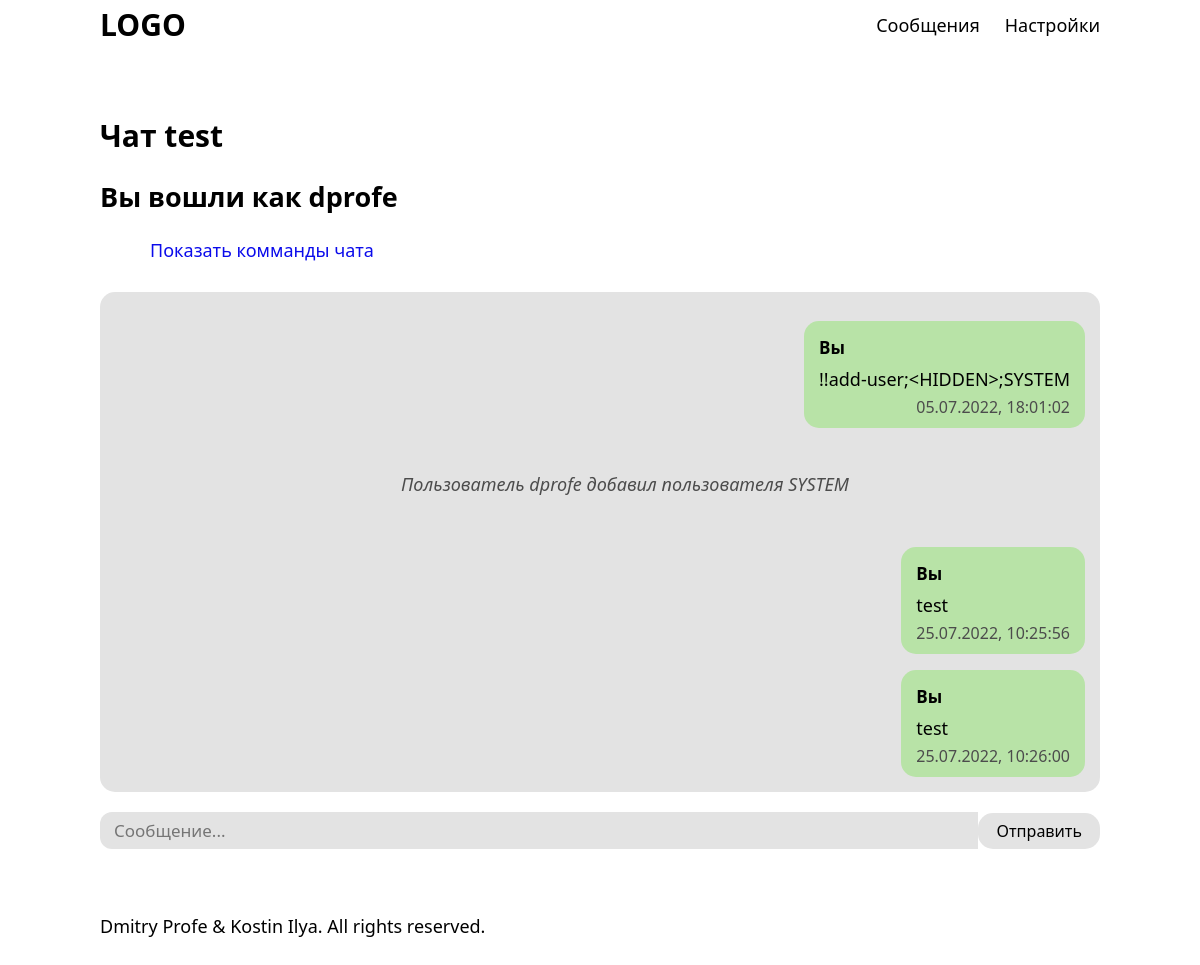
/chat/3 (signed in), run on an earlier commit of the app's database.
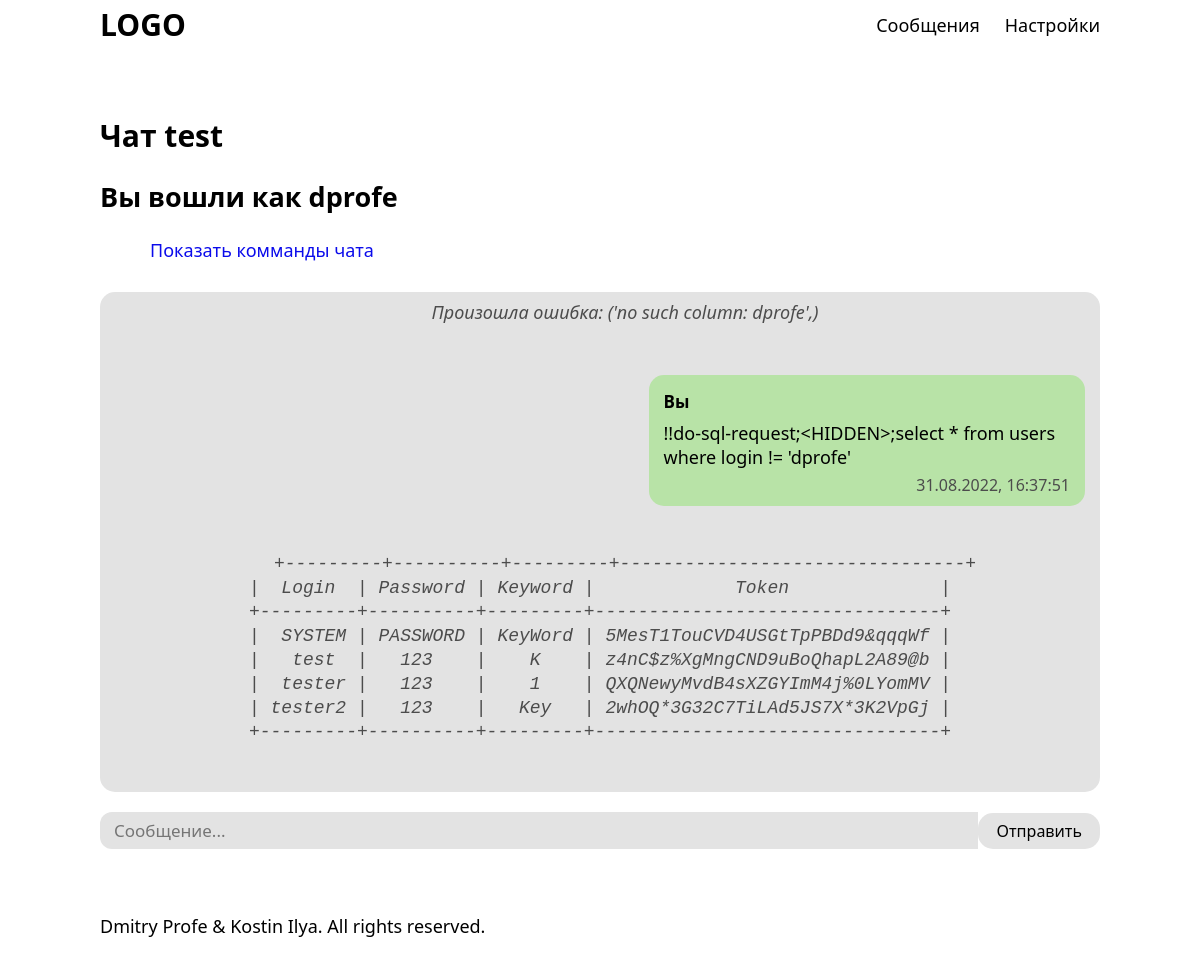
And on a later commit of the database.
### tables this page shows
CREATE TABLE chats (
                Id INTEGER PRIMARY KEY AUTOINCREMENT NOT NULL,
                Name NVARCHAR(100) NOT NULL,
                Password_for_commands NVARCHAR(100) NOT NULL,
                Token NVARCHAR(100) NOT NULL UNIQUE
            );

CREATE TABLE users (
                Login NVARCHAR(100) PRIMARY KEY NOT NULL,
                Password NVARCHAR(100) NOT NULL,
                Keyword NVARCHAR(100) NOT NULL,
                Token NVARCHAR(100) NOT NULL UNIQUE
            );

CREATE TABLE messages (
                Login_from NVARCHAR(100) NOT NULL,
                Message NVARCHAR(100000),
                Time REAL NOT NULL UNIQUE PRIMARY KEY,
                Chat_id INTEGER NOT NULL,
                Answer_to REAL NULL,
                FOREIGN KEY (Answer_to) REFERENCES messages (Answer_to),
                FOREIGN KEY (Login_from) REFERENCES users (Login) ON DELETE CASCADE ON UPDATE CASCADE,
                FOREIGN KEY (Chat_id) REFERENCES chats (Id) ON DELETE CASCADE ON UPDATE CASCADE
            );

### app.py (the view, shortened to what this page needs)
@app.route('/chat/<id_>')
def chat(id_):
    curr_user = User.get_from_cookies(request)
    if curr_user is None:
        flash('Войдите в аккаунт, чтобы общаться', 'error')
        return redirect('/')
    curr_chat = Chat.from_id(id_)
    if curr_chat is None:
        flash('Чат не найден в базе данных', 'error')
        return redirect('/')
    if curr_user.login not in curr_chat.members and curr_user.login != 'SYSTEM':
        flash('Вступите в чат, чтобы просмотреть его', 'error')
        return redirect('/')
    messages = Message.get_messages_from_chat(curr_chat.id)
    messages.sort(key=lambda i: i.time)
    dialog = 'DIALOG_BETWEEN' in curr_chat.name
    return render_template(
        'new_chat.html',
        title=curr_chat.show_name if dialog else f'Чат {curr_chat.show_name}',
        user=curr_user,
        messages=messages,
        chat=curr_chat
    )

### base_unit.py (called while the page is built)
    @staticmethod
    def connect_to_db():
        BaseUnit.create_tables()
        db_conn = connector.connect(**BaseUnit.db_data)
        return db_conn

### chat.py (called while the page is built)
    @property
    def show_name(self):
        if self.__show_name is None:
            return self.name
        return self.__show_name

    @show_name.setter
    def show_name(self, new_val):
        self.__show_name = new_val

    @staticmethod
    def from_id(id_: str or None):
        if id_ is None:
            return None
        try:
            db_conn = Chat.connect_to_db()
            cur = db_conn.cursor()
            cur.execute(f'''
                SELECT * FROM chats WHERE Id = {id_}
            ''')
            ch_name, ch_pass, ch_token = cur.fetchall()[0][1:]
            cur.execute(f'''
                SELECT * FROM chat_members WHERE ChatId = {id_}
            ''')
            ch_members = [i[1] for i in cur.fetchall()]
            return Chat(id_, ch_name, ch_members, ch_pass, ch_token)
        except BaseException as e:
            print(e.args)
            return None

### message.py (called while the page is built)
    @staticmethod
    def find_by_time(time_: float):
        db_conn = Message.connect_to_db()
        cur = db_conn.cursor()
        cur.execute(f"SELECT * FROM messages WHERE Time = {time_!r}")
        res = None
        for i in cur.fetchall():
            res = Message(User.find_by_login(i[0]), *i[1:])
        return res

    @staticmethod
    def get_messages_from_chat(chat_id):
        db_conn = Message.connect_to_db()
        cur = db_conn.cursor()
        cur.execute(f"SELECT * FROM messages WHERE Chat_id = {chat_id}")
        res = []
        for i in cur.fetchall():
            res.append(Message(User.find_by_login(i[0]), i[1], i[2], i[3], i[4]))
        return res

### user.py (called while the page is built)
    @staticmethod
    def find_by_token(token: str):
        db_conn = User.connect_to_db()
        cur = db_conn.cursor()
        if not isinstance(token, str):
            return None
        cur.execute(f'SELECT * FROM users WHERE Token = {token!r}')
        res = cur.fetchall()
        if len(res) == 0:
            return None
        return User(*res[0])

    @staticmethod
    def find_by_login(login: str):
        db_conn = User.connect_to_db()
        cur = db_conn.cursor()
        if not isinstance(login, str):
            return None
        cur.execute(f'''SELECT * FROM users WHERE Login = '{login.replace("'", "''").replace('"', '""')}' ''')
        res = cur.fetchall()
        if len(res) == 0:
            return None
        return User(*res[0])

### templates/new_chat.html (shortened to what this page needs)
{% extends 'base.html' %}
{% block style %}
<link href="{{ url_for('static', filename='chat.css') }}" rel="stylesheet" type="text/css">
{% endblock %}
{% block content -%}
    {% if dialog -%}
        <h1>{{ chat.show_name }}</h1>
    {%- else -%}
        <h1>Чат {{ chat.show_name }}</h1>
    {%- endif -%}
    <h2>Вы вошли как {{ user.login }}</h2>
    {% if not dialog %}
        <p id="hidden-p"><a href="javascript:show_commands()">Показать комманды чата</a></p>
    {% else %}
        <p>Чтобы удалить диалог введите "!!remove-chat;", чтобы очистить - "!!clear-chat;", а чтобы покинуть - "!!leave"</p>
    {% endif %}
    <div class="holder-wrapper">
        <div class="messages-container">
            {% for i in messages %}
                {% if i.from_.login == 'SYSTEM' %}
                    <span class="alert">{{ i.get_html(user) | safe }}</span>
                {% else %}
                <div class="message {{ 'my' if i.from_ == user else '' }}">
                    {{ i.get_html(user) | safe }}
                </div>
                {% endif %}
            {% endfor %}
        </div>
    </div>
        <div style="display: table; width: 100%" class="input-bar">
            <span style="display: table-cell; width: 100%; overflow: hidden">
                <input type="text" name="message" placeholder="Сообщение..." required autocomplete="off" class="message-input"/>
            </span>
            <input type="submit" value="Отправить" autocomplete="off" class="message-send"/>
        </div>
{% endblock %}

### templates/base.html (shortened to what this page needs)
<!DOCTYPE html>
<html lang="ru">
    <head>
        <link rel="stylesheet" href="{{ url_for('static', filename='style.css') }}">
        <link rel="stylesheet" href="{{ url_for('static', filename='base.css') }}">
        {% block style %}{% endblock %}
    </head>
    <body>
        <div class="page">
            <header>
                <a href="{{ url_for('index') }}" class="logo local">LOGO</a>
                <nav>
                    <a href="/">Сообщения</a>
                    <a href="#">Настройки</a>
                </nav>
            </header>
            <main>
                {% block content %}
                {% endblock %}
            </main>
            <footer>
                <span>Dmitry Profe & Kostin Ilya. All rights reserved.</span>
            </footer>
        </div>
    </body>
</html>

### static/base.css (style rules this page uses)
body { margin:0; padding:0; font-family:'Segoe UI'; font-size:18px; }
.page { width:1000px; max-width:100%; min-height:200px; margin-left:50%; transform:translate(-50%, 0); }
header { height:50px; width:100%; display:flex; justify-content: space-between; align-items: center; }
header a { color:black; text-decoration: none; user-select: none; cursor:pointer; }
header .logo { font-weight: bold; font-size:30px; line-height:0; }
header nav { display:flex; justify-content: flex; gap:25px; }
main, footer { margin-top:65px; box-sizing: border-box; }
input { outline: none; background: #e3e3e3; font-family: inherit; border:none; display:block; transition:background .15s ease-in-out; }
input[type="button"], input[type="submit"] { cursor:pointer; padding:7px 18px; border-radius:15px; font-size:16px; }
input[type="text"], input[type="password"] { font-size:17px; padding:7px 14px; border-radius:12px; }
main a { text-decoration: none; color:#0b0beb; transition:color .35s ease-in-out; }
main p { text-indent: 50px; justify-content: center; margin-bottom:30px; }
main h1 { margin-top:20px; margin-bottom:20px; font-size:30px; }
main, footer { opacity: 0; }

### static/chat.css (style rules this page uses)
.holder-wrapper { position:relative; width:100%; height:500px; background:#e3e3e3; border-radius:15px; box-sizing:border-box; padding:10px 5px; overflow:hidden; }
.messages-container { display:flex; flex-direction: column; gap:16px; overflow-y: scroll; box-sizing: border-box; padding:5px 10px; width:100%; height:100%; }
.input-bar { margin-top:20px; display: flex; justify-content: space-between; gap:10px; }
.message-input { width:100%; }
.message { max-width: 45%; background:#c3c3c3; box-sizing: border-box; padding:5px 15px; border-radius:15px; align-self:flex-start; min-width:150px; }
.message .source { font-size:17px; margin-bottom:8px; font-weight: bold; }
.message .text { margin:0; text-indent: 0; }
.message .date { font-size:16px; margin-top:5px; width:100%; text-align: right; color:#4c4c4c; }
.message.my { align-self:flex-end; background:#b8e3a7; }
.alert { text-align: center; color:#4c4c4c; font-style:italic; }

What changed in the data, as far as the page shows it:
no longer on this page (row unchanged): messages: get_html "Вы !!add-user;<HIDDEN>;SYSTEM 05.07.2022, 18:01:02"
no longer on this page (row unchanged): messages: get_html "Пользователь dprofe добавил пользователя SYSTEM"
no longer on this page (row unchanged): messages: get_html "Вы test 25.07.2022, 10:25:56"
no longer on this page (row unchanged): messages: get_html "Вы test 25.07.2022, 10:26:00"
added messages: get_html "Произошла ошибка: ('no such column: dprofe',)"
added messages: get_html "Вы !!do-sql-request;<HIDDEN>;select * from users where login != 'dprofe' 31.08.2022, 16:37:51"
added messages: get_html "+---------+----------+---------+--------------------------------+ | Login | Password | Keyword | Token | +---------+----------+---------+--------------------------------+ | SYSTEM | PASSWORD | KeyWord | 5MesT1TouCVD4USGtTpPBDd9&qqqWf | | test | 123 | K | z4nC$z%XgMngCND9uBoQhapL2A89@b | | tester | 123 | 1 | QXQNewyMvdB4sXZGYImM4j%0LYomMV | | tester2 | 123 | Key | 2whOQ*3G32C7TiLAd5JS7X*3K2VpGj | +---------+----------+---------+--------------------------------+"
